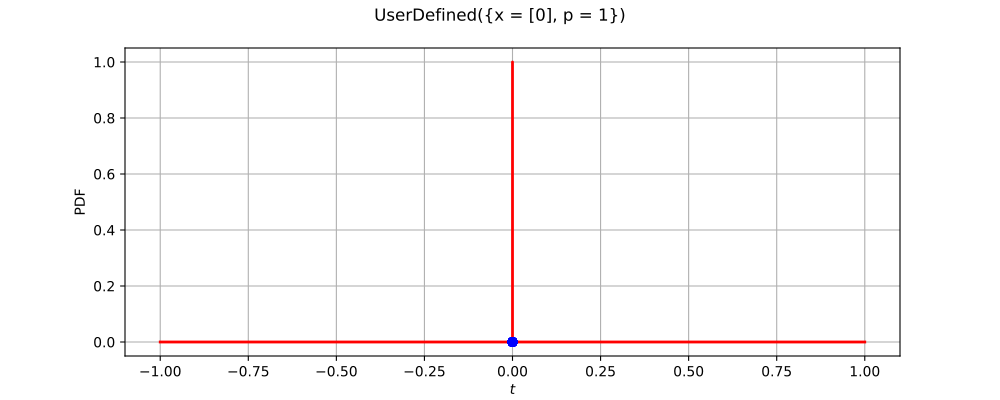

Recreate this plot in Python.
import openturns as ot
from matplotlib import pyplot as plt
from openturns.viewer import View
ot.RandomGenerator.SetSeed(0)
factory = ot.UserDefinedFactory()
ref = factory.build()
dimension = ref.getDimension()
if dimension <= 2:
    sample = ref.getSample(50)
    distribution = factory.build(sample)
    if dimension == 1:
        distribution.setDescription(['$t$'])
        pdf_graph = distribution.drawPDF(256)
        cloud = ot.Cloud(sample, ot.NumericalSample(sample.getSize(), 1))
        cloud.setColor('blue')
        cloud.setPointStyle('fcircle')
        pdf_graph.add(cloud)
        fig = plt.figure(figsize=(10, 4))
        plt.suptitle(str(distribution))
        pdf_axis = fig.add_subplot(111)
        View(pdf_graph, figure=fig, axes=[pdf_axis], add_legend=False)
    else:
        sample = ref.getSample(500)
        distribution.setDescription(['$t_0$', '$t_1$'])
        pdf_graph = distribution.drawPDF([256]*2)
        cloud = ot.Cloud(sample)
        cloud.setColor('red')
        cloud.setPointStyle('fcircle')
        pdf_graph.add(cloud)
        fig = plt.figure(figsize=(10, 4))
        plt.suptitle(str(distribution))
        pdf_axis = fig.add_subplot(111)
        View(pdf_graph, figure=fig, axes=[pdf_axis], add_legend=False)
